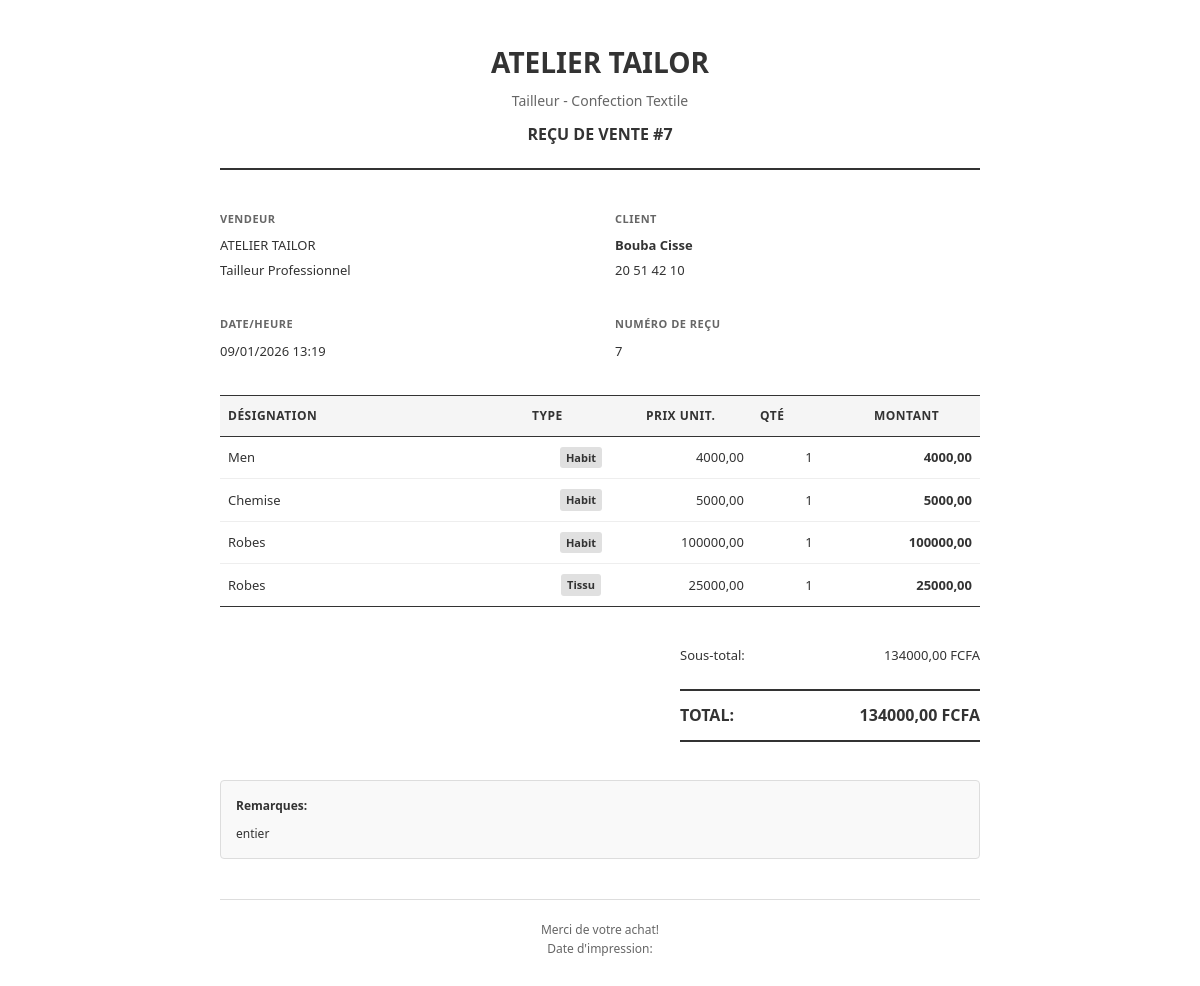
/ventes/7/print/ (signed in), run on the app's committed database.
### apps/ventes/models.py (models this page shows, shortened)
class Vente(models.Model):
    client = models.ForeignKey(Client, on_delete=models.SET_NULL, null=True, blank=True, related_name='ventes')
    date_vente = models.DateTimeField(auto_now_add=True)
    montant_total = models.DecimalField(max_digits=10, decimal_places=2)
    note = models.TextField(blank=True, null=True)
    class Meta:
        ordering = ['-date_vente']
        verbose_name = "Vente"
        verbose_name_plural = "Ventes"

class LigneVente(models.Model):
    vente = models.ForeignKey(Vente, on_delete=models.CASCADE, related_name='lignes')
    article_nom = models.CharField(max_length=255)
    article_type = models.CharField(max_length=50) # habit, modele, tissu
    prix_unitaire = models.DecimalField(max_digits=10, decimal_places=2)
    quantite = models.PositiveIntegerField(default=1)
    sous_total = models.DecimalField(max_digits=10, decimal_places=2)

### apps/clients/models.py (models this page shows, shortened)
class Client(models.Model):
    GENRE_CHOICES = (
        ('M', 'Homme'),
        ('F', 'Femme'),
    )
    prenom = models.CharField(max_length=100)
    nom = models.CharField(max_length=100)
    genre = models.CharField(
        max_length=1,
        choices=GENRE_CHOICES,
        blank=True,
        null=True
    )
    telephone = models.CharField(max_length=20, unique=True)
    email = models.EmailField(blank=True, null=True)
    adresse = models.TextField(blank=True)
    note = models.TextField(
        blank=True,
        help_text="Informations particulières sur le client"
    )
    is_active = models.BooleanField(default=True)
    created_at = models.DateTimeField(auto_now_add=True)
    updated_at = models.DateTimeField(auto_now=True)
    class Meta:
        ordering = ['nom', 'prenom']
        verbose_name = "Client"
        verbose_name_plural = "Clients"

### apps/ventes/views.py (the view)
# urls.py: path('<int:pk>/print/', views.print_vente, name='print_vente'),
@login_required
def print_vente(request, pk):
    vente = get_object_or_404(Vente, pk=pk)
    return render(request, 'ventes/print_vente.html', {'vente': vente})

### apps/core/context_processors.py (called while the page is built)
def notifications_processor(request):
    if request.user.is_authenticated:
        unread_notifications = Notification.objects.filter(user=request.user, is_read=False)
        return {
            'notifications_count': unread_notifications.count(),
            'recent_notifications': unread_notifications[:5]
        }
    return {
        'notifications_count': 0,
        'recent_notifications': []
    }

### apps/messagerie/context_processors.py (called while the page is built)
def unread_messages_count(request):
    if request.user.is_authenticated:
        try:
            personnel_profile = request.user.personnel_profile
            unread_count = Message.objects.filter(recipient=personnel_profile, is_read=False).count()
            recent_messages = Message.objects.filter(recipient=personnel_profile).order_by('-created_at')[:5]
            return {
                'unread_messages_count': unread_count,
                'recent_user_messages': recent_messages
            }
        except Personnel.DoesNotExist:
            pass
    return {
        'unread_messages_count': 0,
        'recent_user_messages': []
    }

### apps/panier/context_processors.py (called while the page is built)
def cart(request):
    return {'cart': Cart(request)}

### apps/ventes/templates/ventes/print_vente.html (shortened to what this page needs)
<!DOCTYPE html>
<html lang="fr">
<head>
</head>
<body>
    <div class="receipt-container">
        <div class="receipt-header">
            <div class="receipt-title">ATELIER TAILOR</div>
            <div class="receipt-subtitle">Tailleur - Confection Textile</div>
            <div class="receipt-number">REÇU DE VENTE #{{ vente.id }}</div>
        </div>
        <div class="receipt-info">
            <div class="receipt-info-block">
                <h5>Vendeur</h5>
                <p>ATELIER TAILOR</p>
                <p>Tailleur Professionnel</p>
            </div>
            <div class="receipt-info-block">
                <h5>Client</h5>
                <p><strong>
                    {% if vente.client %}
                        {{ vente.client.prenom }} {{ vente.client.nom }}
                    {% else %}
                        Passant
                    {% endif %}
                </strong></p>
                {% if vente.client and vente.client.telephone %}
                <p>{{ vente.client.telephone }}</p>
                {% endif %}
            </div>
        </div>
        <div class="receipt-info">
            <div class="receipt-info-block">
                <h5>Date/Heure</h5>
                <p>{{ vente.date_vente|date:"d/m/Y H:i" }}</p>
            </div>
            <div class="receipt-info-block">
                <h5>Numéro de Reçu</h5>
                <p>{{ vente.id }}</p>
            </div>
        </div>
        <table class="receipt-table">
            <thead>
                <tr>
                    <th style="width: 40%;">Désignation</th>
                    <th style="width: 15%;" class="text-center">Type</th>
                    <th style="width: 15%;" class="text-right">Prix Unit.</th>
                    <th style="width: 15%;" class="text-center">Qté</th>
                    <th style="width: 15%;" class="text-right">Montant</th>
                </tr>
            </thead>
            <tbody>
                {% for ligne in vente.lignes.all %}
                <tr>
                    <td>{{ ligne.article_nom }}</td>
                    <td class="text-center">
                        <span class="badge">{{ ligne.article_type|capfirst }}</span>
                    </td>
                    <td class="text-right">{{ ligne.prix_unitaire }}</td>
                    <td class="text-center">{{ ligne.quantite }}</td>
                    <td class="text-right"><strong>{{ ligne.sous_total }}</strong></td>
                </tr>
                {% endfor %}
            </tbody>
        </table>
        <div class="receipt-totals">
            <div class="totals-section">
                <div class="total-row">
                    <span>Sous-total:</span>
                    <span>{{ vente.montant_total }} FCFA</span>
                </div>
                <div class="total-row grand-total">
                    <span>TOTAL:</span>
                    <span>{{ vente.montant_total }} FCFA</span>
                </div>
            </div>
        </div>
        {% if vente.note %}
        <div class="receipt-notes">
            <strong>Remarques:</strong>
            {{ vente.note }}
        </div>
        {% endif %}
        <div class="receipt-footer">
            <p>Merci de votre achat!</p>
            <p>Date d'impression: {{ now|date:"d/m/Y H:i" }}</p>
        </div>
    </div>
</body>
</html>

### apps/ventes/templates/ventes/print_vente.html (style rules this page uses)
* { margin: 0; padding: 0; box-sizing: border-box; }
body { font-family: 'Segoe UI', Tahoma, Geneva, Verdana, sans-serif; color: #333; line-height: 1.6; background: white; }
.receipt-container { max-width: 800px; margin: 0 auto; padding: 40px 20px; background: white; }
.receipt-header { text-align: center; margin-bottom: 40px; border-bottom: 2px solid #333; padding-bottom: 20px; }
.receipt-title { font-size: 28px; font-weight: 800; margin-bottom: 5px; }
.receipt-subtitle { font-size: 14px; color: #666; }
.receipt-number { font-size: 16px; font-weight: 600; margin-top: 10px; }
.receipt-info { display: grid; grid-template-columns: 1fr 1fr; gap: 30px; margin-bottom: 30px; font-size: 13px; }
.receipt-info-block h5 { font-size: 11px; text-transform: uppercase; color: #666; font-weight: 700; margin-bottom: 8px; letter-spacing: 0.5px; }
.receipt-info-block p { margin: 4px 0; }
.receipt-table { width: 100%; border-collapse: collapse; margin: 30px 0; font-size: 13px; }
.receipt-table thead { background: #f5f5f5; border-top: 1px solid #333; border-bottom: 1px solid #333; }
.receipt-table thead th { padding: 10px 8px; text-align: left; font-weight: 600; font-size: 12px; text-transform: uppercase; letter-spacing: 0.5px; }
.receipt-table tbody td { padding: 10px 8px; border-bottom: 1px solid #eee; }
.receipt-table tbody tr:last-child td { border-bottom: 1px solid #333; }
.text-right { text-align: right; }
.text-center { text-align: center; }
.receipt-totals { margin: 30px 0; display: flex; justify-content: flex-end; width: 100%; }
.totals-section { width: 300px; font-size: 13px; }
.total-row { display: flex; justify-content: space-between; margin-bottom: 8px; padding: 8px 0; }
.total-row.grand-total { border-top: 2px solid #333; border-bottom: 2px solid #333; font-size: 16px; font-weight: 800; padding: 12px 0; margin-top: 15px; }
.receipt-notes { margin: 30px 0; padding: 15px; background: #f9f9f9; border: 1px solid #ddd; border-radius: 4px; font-size: 12px; }
.receipt-notes strong { display: block; margin-bottom: 8px; }
.receipt-footer { text-align: center; margin-top: 40px; padding-top: 20px; border-top: 1px solid #ddd; font-size: 12px; color: #666; }
.badge { display: inline-block; padding: 2px 6px; background: #e0e0e0; border-radius: 3px; font-size: 11px; font-weight: 600; }

### data on the page
Vente: id "7", client.prenom "Bouba", client.nom "Cisse", client.telephone "20 51 42 10", date_vente "09/01/2026 13:19", montant_total "134000,00", note "entier"
LigneVente: article_nom "Men", article_type "Habit", prix_unitaire "4000,00", quantite "1", sous_total "4000,00"
LigneVente: article_nom "Chemise", article_type "Habit", prix_unitaire "5000,00", quantite "1", sous_total "5000,00"
LigneVente: article_nom "Robes", article_type "Habit", prix_unitaire "100000,00", quantite "1", sous_total "100000,00"
LigneVente: article_nom "Robes", article_type "Tissu", prix_unitaire "25000,00", quantite "1", sous_total "25000,00"
